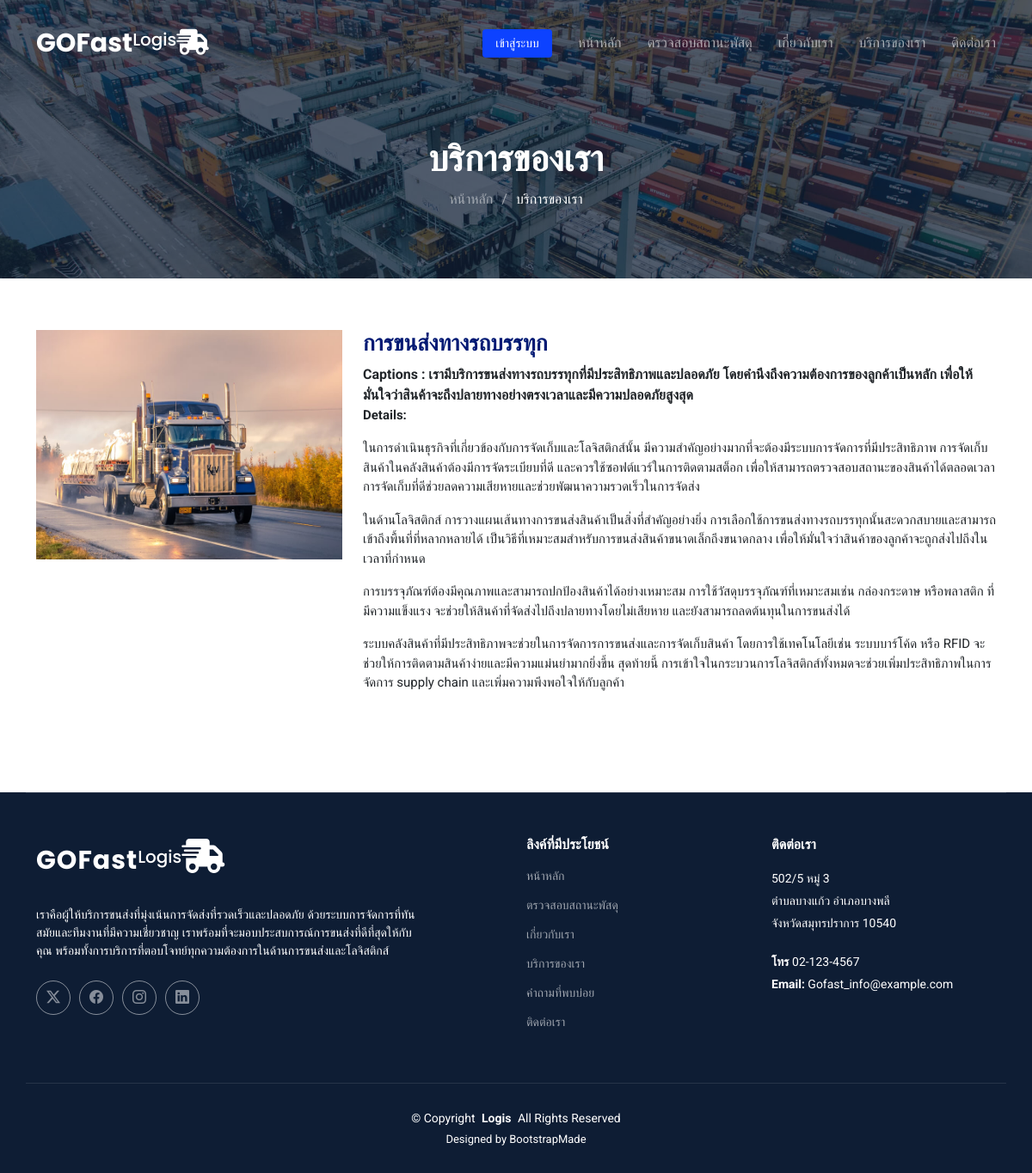
Page /Services.php?id=3&act=service-detail on the committed database.
### tables this page shows
CREATE TABLE `tbl_service` (
  `service_id` int(11) NOT NULL COMMENT 'รหัสผลิตภัณฑ์',
  `service_names` varchar(100) NOT NULL COMMENT 'ชื่อผลิตภัณฑ์',
  `service_img` varchar(200) NOT NULL COMMENT 'ภาพผลิตภัณฑ์',
  `service_caption` text NOT NULL COMMENT 'คำชี้ชวน',
  `service_details` text NOT NULL COMMENT 'รายละเอียดผลิตภัณฑ์'
);

### ServicesDetail.php (the view)
<?php
$stmtPrdDetail = $condb->prepare("SELECT service_id, service_names, service_img, service_caption, service_details
            FROM tbl_service
            WHERE service_id=?");
$stmtPrdDetail->execute([$_GET['id']]);
$PrdData = $stmtPrdDetail->fetch(PDO::FETCH_ASSOC);
?>
<section id="service-details" class="service-details section">
    <div class="container">
        <div class="row gy-4">
            <div class="col-12 col-sm-4 col-md-4">
                <a href="./assetsBackend/product_img/<?= $PrdData['service_img']; ?>" width="100%" target="_blank">
                    <img src="./assetsBackend/product_img/<?= $PrdData['service_img']; ?>" class="card-img-top">
                </a>
            </div>
            <div class="col-12 col-sm-8 col-md-8">
                <h3><?= $PrdData['service_names']; ?></h3>
                <b> Captions : <?= $PrdData['service_caption']; ?></b>
                <p>
                    <b> Details: </b> <br>
                    <?= $PrdData['service_details']; ?>
                </p>
            </div>
        </div>
    </div>
</section>

### assetsFront/css/main.css (style rules this page uses)
:root { --default-font: "Roboto", system-ui, -apple-system, "Segoe UI", Roboto, "Helvetica Neue", Arial, "Noto Sans", "Liberation Sans", sans-serif, "Apple Color Emoji", "Segoe UI Emoji", "Segoe UI Symbol", "Noto Color Emoji"; --heading-font: "Poppins", sans-serif; --nav-font: "Poppins", sans-serif; }
:root { --background-color: #ffffff; --default-color: #212529; --heading-color: #001973; --accent-color: #0d42ff; --surface-color: #ffffff; --contrast-color: #ffffff; }
:root { --nav-color: rgba(255, 255, 255, 0.6); --nav-hover-color: #ffffff; --nav-mobile-background-color: #ffffff; --nav-dropdown-background-color: #ffffff; --nav-dropdown-color: #212529; --nav-dropdown-hover-color: #0d42ff; }
:root { scroll-behavior: smooth; }
body { color: var(--default-color); background-color: var(--background-color); font-family: var(--default-font); }
a { color: var(--accent-color); text-decoration: none; transition: 0.3s; }
h1, h2, h3, h4, h5, h6 { color: var(--heading-color); font-family: var(--heading-font); }
section, .section { color: var(--default-color); background-color: var(--background-color); padding: 60px 0; scroll-margin-top: 100px; overflow: clip; }
.service-details h3 { font-size: 26px; font-weight: 700; }
.service-details p { font-size: 15px; }

### rows in the picture
tbl_service: service_img (picture), service_names "การขนส่งทางรถบรรทุก", service_caption "เรามีบริการขนส่งทางรถบรรทุกที่มีประสิทธิภาพและปลอดภัย โดยคำนึงถึงความต้องการของลูกค้าเป็นหลัก เพื่อให้มั่นใจว่าสินค้าจะถึงปลายทางอย่างตรงเวลาและมีความปลอดภัยสูงสุด", service_details "ในการดำเนินธุรกิจที่เกี่ยวข้องกับการจัดเก็บและโลจิสติกส์นั้น มีความสำคัญอย่างมากที่จะต้องมีระบบการจัดการที่มีประสิทธิภาพ การจัดเก็บสินค้าในคลังสินค้าต้องมีการจัดระเบียบที่ดี และควรใช้ซอฟต์แวร์ในการติดตามสต็อก เพื่อให้สามารถตรวจสอบสถานะของสินค้าได้ตลอดเวลา การจัดเก็บที่ดีช่วยลดความเสียหายและช่วยพัฒนาความรวดเร็วในการจัดส่ง ในด้านโลจิสติกส์ การวางแผนเส้นทางการขนส่งสินค้าเป็นสิ่งที่สำคัญอย่างยิ่ง การเลือกใช้การขนส่งทางรถบรรทุกนั้นสะดวกสบายและสามารถเข้าถึงพื้นที่ที่หลากหลายได้ เป็นวิธีที่เหมาะสมสำหรับการขนส่งสินค้าขนาดเล็กถึงขนาดกลาง เพื่อให้มั่นใจว่าสินค้าของลูกค้าจะถูกส่งไปถึงในเวลาที่กำหนด การบรรจุภัณฑ์ต้องมีคุณภาพและสามารถปกป้องสินค้าได้อย่างเหมาะสม การใช้วัสดุบรรจุภัณฑ์ที่เหมาะสมเช่น…"
